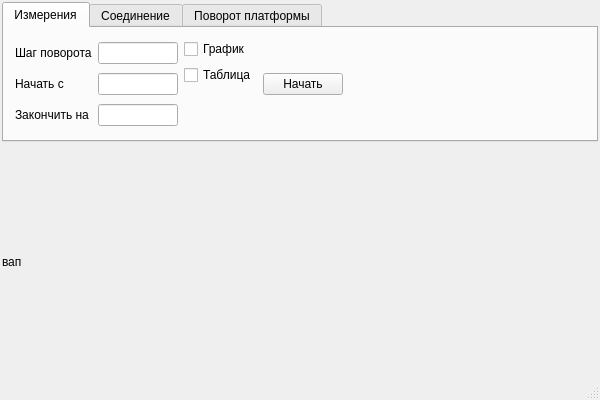
<?xml version="1.0" encoding="UTF-8"?>
<ui version="4.0">
 <class>MainWindow</class>
 <widget class="QMainWindow" name="MainWindow">
  <property name="geometry">
   <rect>
    <x>0</x>
    <y>0</y>
    <width>600</width>
    <height>400</height>
   </rect>
  </property>
  <property name="minimumSize">
   <size>
    <width>600</width>
    <height>400</height>
   </size>
  </property>
  <property name="maximumSize">
   <size>
    <width>600</width>
    <height>400</height>
   </size>
  </property>
  <property name="windowTitle">
   <string>Control Platform</string>
  </property>
  <widget class="QWidget" name="centralWidget">
   <layout class="QVBoxLayout" name="verticalLayout_2">
    <property name="leftMargin">
     <number>2</number>
    </property>
    <property name="topMargin">
     <number>2</number>
    </property>
    <property name="rightMargin">
     <number>2</number>
    </property>
    <property name="bottomMargin">
     <number>2</number>
    </property>
    <item>
     <widget class="QTabWidget" name="tabWidget">
      <property name="currentIndex">
       <number>0</number>
      </property>
      <widget class="QWidget" name="tab">
       <attribute name="title">
        <string>Измерения</string>
       </attribute>
       <layout class="QHBoxLayout" name="horizontalLayout_4">
        <item>
         <layout class="QVBoxLayout" name="verticalLayout">
          <item>
           <layout class="QHBoxLayout" name="horizontalLayout_3">
            <item>
             <widget class="QLabel" name="label">
              <property name="text">
               <string>Шаг поворота</string>
              </property>
             </widget>
            </item>
            <item>
             <spacer name="horizontalSpacer">
              <property name="orientation">
               <enum>Qt::Horizontal</enum>
              </property>
              <property name="sizeHint" stdset="0">
               <size>
                <width>20</width>
                <height>20</height>
               </size>
              </property>
             </spacer>
            </item>
            <item>
             <widget class="QLineEdit" name="editStep">
              <property name="sizePolicy">
               <sizepolicy hsizetype="Fixed" vsizetype="Fixed">
                <horstretch>0</horstretch>
                <verstretch>0</verstretch>
               </sizepolicy>
              </property>
              <property name="minimumSize">
               <size>
                <width>80</width>
                <height>0</height>
               </size>
              </property>
              <property name="maximumSize">
               <size>
                <width>80</width>
                <height>16777215</height>
               </size>
              </property>
             </widget>
            </item>
           </layout>
          </item>
          <item>
           <layout class="QHBoxLayout" name="horizontalLayout_2">
            <item>
             <widget class="QLabel" name="label_2">
              <property name="text">
               <string>Начать с</string>
              </property>
             </widget>
            </item>
            <item>
             <spacer name="horizontalSpacer_2">
              <property name="orientation">
               <enum>Qt::Horizontal</enum>
              </property>
              <property name="sizeHint" stdset="0">
               <size>
                <width>30</width>
                <height>20</height>
               </size>
              </property>
             </spacer>
            </item>
            <item>
             <widget class="QLineEdit" name="editStart">
              <property name="sizePolicy">
               <sizepolicy hsizetype="Fixed" vsizetype="Fixed">
                <horstretch>0</horstretch>
                <verstretch>0</verstretch>
               </sizepolicy>
              </property>
              <property name="minimumSize">
               <size>
                <width>80</width>
                <height>0</height>
               </size>
              </property>
              <property name="maximumSize">
               <size>
                <width>80</width>
                <height>16777215</height>
               </size>
              </property>
             </widget>
            </item>
           </layout>
          </item>
          <item>
           <layout class="QHBoxLayout" name="horizontalLayout">
            <item>
             <widget class="QLabel" name="label_3">
              <property name="text">
               <string>Закончить на</string>
              </property>
             </widget>
            </item>
            <item>
             <spacer name="horizontalSpacer_3">
              <property name="orientation">
               <enum>Qt::Horizontal</enum>
              </property>
              <property name="sizeHint" stdset="0">
               <size>
                <width>28</width>
                <height>20</height>
               </size>
              </property>
             </spacer>
            </item>
            <item>
             <widget class="QLineEdit" name="editFinish">
              <property name="sizePolicy">
               <sizepolicy hsizetype="Fixed" vsizetype="Fixed">
                <horstretch>0</horstretch>
                <verstretch>0</verstretch>
               </sizepolicy>
              </property>
              <property name="minimumSize">
               <size>
                <width>80</width>
                <height>0</height>
               </size>
              </property>
              <property name="maximumSize">
               <size>
                <width>80</width>
                <height>16777215</height>
               </size>
              </property>
             </widget>
            </item>
           </layout>
          </item>
         </layout>
        </item>
        <item>
         <layout class="QVBoxLayout" name="verticalLayout_3">
          <item>
           <widget class="QCheckBox" name="chbGraphics">
            <property name="text">
             <string>График</string>
            </property>
           </widget>
          </item>
          <item>
           <widget class="QCheckBox" name="chbTable">
            <property name="text">
             <string>Таблица</string>
            </property>
           </widget>
          </item>
          <item>
           <spacer name="verticalSpacer_2">
            <property name="orientation">
             <enum>Qt::Vertical</enum>
            </property>
            <property name="sizeHint" stdset="0">
             <size>
              <width>20</width>
              <height>40</height>
             </size>
            </property>
           </spacer>
          </item>
         </layout>
        </item>
        <item>
         <widget class="QPushButton" name="btnStartStop">
          <property name="enabled">
           <bool>true</bool>
          </property>
          <property name="text">
           <string>Начать</string>
          </property>
         </widget>
        </item>
        <item>
         <spacer name="horizontalSpacer_5">
          <property name="orientation">
           <enum>Qt::Horizontal</enum>
          </property>
          <property name="sizeHint" stdset="0">
           <size>
            <width>300</width>
            <height>20</height>
           </size>
          </property>
         </spacer>
        </item>
       </layout>
      </widget>
      <widget class="QWidget" name="tab_2">
       <attribute name="title">
        <string>Соединение</string>
       </attribute>
       <layout class="QHBoxLayout" name="horizontalLayout_5">
        <item>
         <layout class="QVBoxLayout" name="verticalLayout_4">
          <property name="spacing">
           <number>6</number>
          </property>
          <item>
           <widget class="QLabel" name="label_4">
            <property name="text">
             <string>Устройство</string>
            </property>
           </widget>
          </item>
          <item>
           <widget class="QComboBox" name="cmbCom"/>
          </item>
          <item>
           <widget class="QPushButton" name="btnConnDisconn">
            <property name="text">
             <string>Соединение</string>
            </property>
           </widget>
          </item>
         </layout>
        </item>
        <item>
         <layout class="QVBoxLayout" name="verticalLayout_5">
          <item>
           <widget class="QLabel" name="label_7">
            <property name="text">
             <string>Внимане!
Кнопка для 
ОС Linux!</string>
            </property>
           </widget>
          </item>
          <item>
           <widget class="QPushButton" name="btnOpenPort">
            <property name="text">
             <string>Открыть порт</string>
            </property>
           </widget>
          </item>
          <item>
           <spacer name="verticalSpacer">
            <property name="orientation">
             <enum>Qt::Vertical</enum>
            </property>
            <property name="sizeHint" stdset="0">
             <size>
              <width>20</width>
              <height>40</height>
             </size>
            </property>
           </spacer>
          </item>
         </layout>
        </item>
        <item>
         <spacer name="horizontalSpacer_4">
          <property name="orientation">
           <enum>Qt::Horizontal</enum>
          </property>
          <property name="sizeType">
           <enum>QSizePolicy::Fixed</enum>
          </property>
          <property name="sizeHint" stdset="0">
           <size>
            <width>301</width>
            <height>20</height>
           </size>
          </property>
         </spacer>
        </item>
       </layout>
      </widget>
      <widget class="QWidget" name="tab_3">
       <attribute name="title">
        <string>Поворот платформы</string>
       </attribute>
      </widget>
     </widget>
    </item>
    <item>
     <widget class="QLabel" name="label_5">
      <property name="minimumSize">
       <size>
        <width>0</width>
        <height>228</height>
       </size>
      </property>
      <property name="text">
       <string>вап</string>
      </property>
     </widget>
    </item>
   </layout>
  </widget>
  <widget class="QMenuBar" name="menuBar">
   <property name="geometry">
    <rect>
     <x>0</x>
     <y>0</y>
     <width>600</width>
     <height>22</height>
    </rect>
   </property>
  </widget>
  <widget class="QStatusBar" name="statusBar"/>
 </widget>
 <layoutdefault spacing="6" margin="11"/>
 <resources/>
 <connections/>
</ui>
